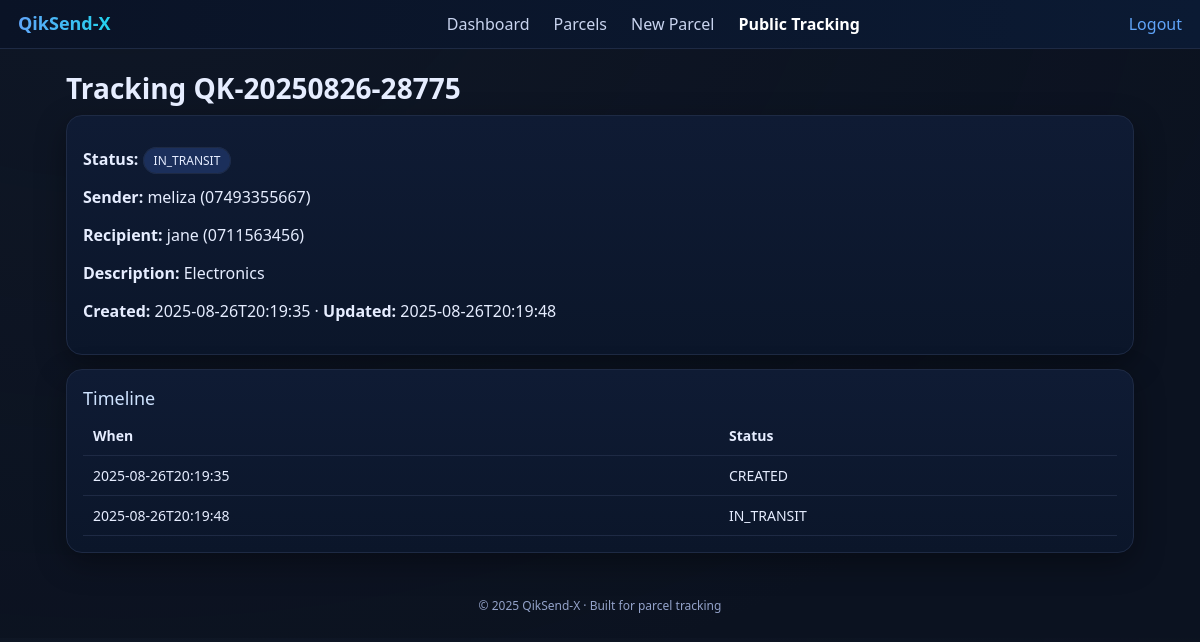
The page /track/QK-20250826-28775 (signed in) on the database its author committed.
### tables this page shows
CREATE TABLE parcels(
            id INTEGER PRIMARY KEY,
            tracking_code TEXT UNIQUE,
            sender_name TEXT, sender_phone TEXT,
            recipient_name TEXT, recipient_phone TEXT,
            description TEXT DEFAULT '',
            weight REAL DEFAULT 0,
            fee REAL DEFAULT 0,
            current_status TEXT DEFAULT 'CREATED',
            created_at TEXT, updated_at TEXT
        , origin TEXT DEFAULT '', destination TEXT DEFAULT '');

### app.py (the view)
@app.route('/track/<code>')
def public_track(code):
    p = get_db().execute('SELECT * FROM parcels WHERE tracking_code=?',(code,)).fetchone()
    if not p: abort(404)
    tl=[('CREATED',p['created_at'])]
    if p['current_status'] in ('IN_TRANSIT','OUT_FOR_DELIVERY','DELIVERED'): tl.append(('IN_TRANSIT',p['updated_at']))
    if p['current_status'] in ('OUT_FOR_DELIVERY','DELIVERED'): tl.append(('OUT_FOR_DELIVERY',p['updated_at']))
    if p['current_status']=='DELIVERED': tl.append(('DELIVERED',p['updated_at']))
    return render_template('public_track.html', p=p, timeline=tl)

### app.py (called while the page is built)
def get_db():
    if 'db' not in g:
        conn = sqlite3.connect(DB_PATH); conn.row_factory = sqlite3.Row; g.db = conn
    return g.db

def seed():
    db = get_db()
    if db.execute('SELECT COUNT(*) FROM parcels').fetchone()[0] == 0:
        now = datetime.datetime.now().isoformat(timespec='seconds')
        db.execute('INSERT INTO parcels(tracking_code,sender_name,sender_phone,recipient_name,recipient_phone,description,weight,fee,current_status,created_at,updated_at,origin,destination) VALUES(?,?,?,?,?,?,?,?,?,?,?,?,?)',
                   ('QK-20250826-00001','Bundi','+254700','Jane','+254711','Small electronics',1.2,350,'IN_TRANSIT',now,now,'Nairobi CBD','Eldoret Depot'))
        db.commit()
    if db.execute('SELECT COUNT(*) FROM locations').fetchone()[0] == 0:
        db.executemany('INSERT INTO locations(name,is_active) VALUES(?,1)',
                       [('Nairobi CBD',), ('Thika Rd Hub',), ('Eldoret Depot',),
                        ('Mombasa Port',), ('Kisumu City Branch',)])
        db.commit()

@app.before_request
def setup():
    init_db();
    seed()

### templates/public_track.html
{% extends "base.html" %}{% block title %}Tracking {{ p['tracking_code'] }} · QikSend‑X{% endblock %}{% block content %}<h1 class="h1">Tracking {{ p['tracking_code'] }}</h1><div class="card"><p><b>Status:</b> <span class="badge {{ p['current_status']|replace(' ','_')|lower }}">{{ p['current_status'] }}</span></p><p><b>Sender:</b> {{ p['sender_name'] }} ({{ p['sender_phone'] }})</p><p><b>Recipient:</b> {{ p['recipient_name'] }} ({{ p['recipient_phone'] }})</p><p><b>Description:</b> {{ p['description'] or '-' }}</p><p><b>Created:</b> {{ p['created_at'] }} · <b>Updated:</b> {{ p['updated_at'] }}</p></div><div class="card" style="margin-top:14px"><div class="h2">Timeline</div><table class="table"><thead><tr><th>When</th><th>Status</th></tr></thead><tbody>{% for st, when in timeline %}<tr><td>{{ when }}</td><td>{{ st }}</td></tr>{% endfor %}</tbody></table></div>{% endblock %}

### static/style.css (style rules this page uses)
:root { --bg:#0b1220;--panel:#0f1b34;--line:#1e2a44;--text:#e6edff;--brand:#60a5fa;--brand2:#22d3ee }
* { box-sizing:border-box }
body { margin:0;background:radial-gradient(1200px 800px at 10% -10%, #1e293b33, transparent),var(--bg);color:var(--text);font-family:system-ui,-apple-system,Segoe UI,Roboto,Arial }
.card { background:linear-gradient(180deg,#0f1b34,#0b162a);border:1px solid var(--line);border-radius:16px;padding:16px;box-shadow:0 10px 30px rgba(0,0,0,.35) }
.h1 { font-size:28px;margin:10px 0 8px }
.h2 { font-size:18px;color:#cfe3ff;margin:0 0 6px 0 }
.table { width:100%;border-collapse:collapse }
.table th,.table td { padding:10px;border-bottom:1px solid var(--line);font-size:14px;text-align:left }
.badge { padding:4px 10px;border-radius:999px;font-size:12px;border:1px solid var(--line);background:#112041 }
.badge.in_transit { background:#1b2f5b }

### rows shown on the page
parcels: tracking_code "QK-20250826-28775", current_status "IN_TRANSIT", sender_name "meliza", sender_phone "07493355667", recipient_name "jane", recipient_phone "0711563456", description "Electronics", created_at "2025-08-26T20:19:35", updated_at "2025-08-26T20:19:48", st "CREATED"
